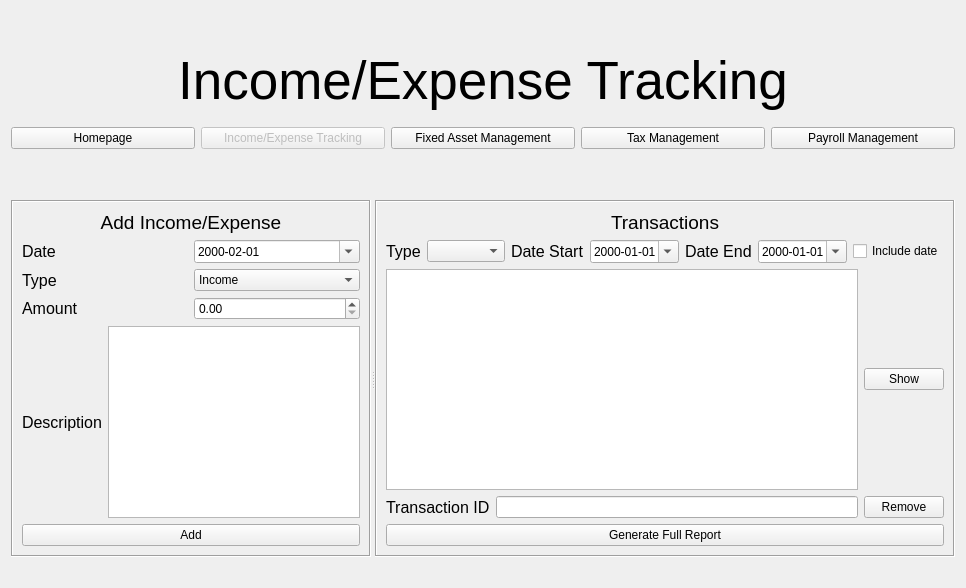
        <widget class="QWidget" name="page_2">
         <layout class="QVBoxLayout" name="verticalLayout_4">
          <item>
           <spacer name="verticalSpacer_15">
            <property name="orientation">
             <enum>Qt::Vertical</enum>
            </property>
            <property name="sizeType">
             <enum>QSizePolicy::Fixed</enum>
            </property>
            <property name="sizeHint" stdset="0">
             <size>
              <width>20</width>
              <height>40</height>
             </size>
            </property>
           </spacer>
          </item>
          <item>
           <widget class="QLabel" name="label_5">
            <property name="font">
             <font>
              <pointsize>40</pointsize>
             </font>
            </property>
            <property name="text">
             <string>Income/Expense Tracking</string>
            </property>
            <property name="alignment">
             <set>Qt::AlignCenter</set>
            </property>
           </widget>
          </item>
          <item>
           <spacer name="verticalSpacer_17">
            <property name="orientation">
             <enum>Qt::Vertical</enum>
            </property>
            <property name="sizeType">
             <enum>QSizePolicy::Fixed</enum>
            </property>
            <property name="sizeHint" stdset="0">
             <size>
              <width>20</width>
              <height>10</height>
             </size>
            </property>
           </spacer>
          </item>
          <item>
           <layout class="QHBoxLayout" name="horizontalLayout_31">
            <item>
             <widget class="QPushButton" name="homepage_in_ex">
              <property name="text">
               <string>Homepage</string>
              </property>
             </widget>
            </item>
            <item>
             <widget class="QPushButton" name="in_ex_in_ex">
              <property name="enabled">
               <bool>false</bool>
              </property>
              <property name="text">
               <string>Income/Expense Tracking</string>
              </property>
             </widget>
            </item>
            <item>
             <widget class="QPushButton" name="fixed_in_ex">
              <property name="text">
               <string>Fixed Asset Management</string>
              </property>
             </widget>
            </item>
            <item>
             <widget class="QPushButton" name="tax_in_ex">
              <property name="text">
               <string>Tax Management</string>
              </property>
             </widget>
            </item>
            <item>
             <widget class="QPushButton" name="payroll_in_ex">
              <property name="text">
               <string>Payroll Management</string>
              </property>
             </widget>
            </item>
           </layout>
          </item>
          <item>
           <spacer name="verticalSpacer_21">
            <property name="orientation">
             <enum>Qt::Vertical</enum>
            </property>
            <property name="sizeType">
             <enum>QSizePolicy::Fixed</enum>
            </property>
            <property name="sizeHint" stdset="0">
             <size>
              <width>20</width>
              <height>5</height>
             </size>
            </property>
           </spacer>
          </item>
          <item>
           <spacer name="verticalSpacer_16">
            <property name="orientation">
             <enum>Qt::Vertical</enum>
            </property>
            <property name="sizeHint" stdset="0">
             <size>
              <width>20</width>
              <height>40</height>
             </size>
            </property>
           </spacer>
          </item>
          <item>
           <widget class="QSplitter" name="splitter_2">
            <property name="orientation">
             <enum>Qt::Horizontal</enum>
            </property>
            <widget class="QFrame" name="frame">
             <property name="frameShape">
              <enum>QFrame::Box</enum>
             </property>
             <property name="frameShadow">
              <enum>QFrame::Sunken</enum>
             </property>
             <layout class="QVBoxLayout" name="verticalLayout_2">
              <item>
               <widget class="QLabel" name="label_12">
                <property name="font">
                 <font>
                  <pointsize>14</pointsize>
                 </font>
                </property>
                <property name="text">
                 <string>Add Income/Expense</string>
                </property>
                <property name="alignment">
                 <set>Qt::AlignCenter</set>
                </property>
               </widget>
              </item>
              <item>
               <layout class="QHBoxLayout" name="horizontalLayout_2">
                <item>
                 <widget class="QLabel" name="label_4">
                  <property name="font">
                   <font>
                    <pointsize>12</pointsize>
                   </font>
                  </property>
                  <property name="text">
                   <string>Date</string>
                  </property>
                  <property name="alignment">
                   <set>Qt::AlignLeading|Qt::AlignLeft|Qt::AlignVCenter</set>
                  </property>
                 </widget>
                </item>
                <item>
                 <widget class="QDateEdit" name="in_ex_date">
                  <property name="currentSection">
                   <enum>QDateTimeEdit::YearSection</enum>
                  </property>
                  <property name="displayFormat">
                   <string>yyyy-MM-dd</string>
                  </property>
                  <property name="calendarPopup">
                   <bool>true</bool>
                  </property>
                  <property name="currentSectionIndex">
                   <number>0</number>
                  </property>
                  <property name="date">
                   <date>
                    <year>2000</year>
                    <month>2</month>
                    <day>1</day>
                   </date>
                  </property>
                 </widget>
                </item>
               </layout>
              </item>
              <item>
               <layout class="QHBoxLayout" name="horizontalLayout_3">
                <item>
                 <widget class="QLabel" name="label_9">
                  <property name="font">
                   <font>
                    <pointsize>12</pointsize>
                   </font>
                  </property>
                  <property name="text">
                   <string>Type</string>
                  </property>
                  <property name="alignment">
                   <set>Qt::AlignLeading|Qt::AlignLeft|Qt::AlignVCenter</set>
                  </property>
                 </widget>
                </item>
                <item>
                 <widget class="QComboBox" name="in_ex_type">
                  <item>
                   <property name="text">
                    <string>Income</string>
                   </property>
                  </item>
                  <item>
                   <property name="text">
                    <string>Expense</string>
                   </property>
                  </item>
                 </widget>
                </item>
               </layout>
              </item>
              <item>
               <layout class="QHBoxLayout" name="horizontalLayout_4">
                <item>
                 <widget class="QLabel" name="label_10">
                  <property name="font">
                   <font>
                    <pointsize>12</pointsize>
                   </font>
                  </property>
                  <property name="text">
                   <string>Amount</string>
                  </property>
                  <property name="alignment">
                   <set>Qt::AlignLeading|Qt::AlignLeft|Qt::AlignVCenter</set>
                  </property>
                 </widget>
                </item>
                <item>
                 <widget class="QDoubleSpinBox" name="in_ex_amount">
                  <property name="accelerated">
                   <bool>true</bool>
                  </property>
                  <property name="maximum">
                   <double>999999999.990000009536743</double>
                  </property>
                  <property name="singleStep">
                   <double>50.000000000000000</double>
                  </property>
                 </widget>
                </item>
               </layout>
              </item>
              <item>
               <layout class="QHBoxLayout" name="horizontalLayout_5">
                <item>
                 <widget class="QLabel" name="label_11">
                  <property name="font">
                   <font>
                    <pointsize>12</pointsize>
                   </font>
                  </property>
                  <property name="text">
                   <string>Description</string>
                  </property>
                  <property name="alignment">
                   <set>Qt::AlignLeading|Qt::AlignLeft|Qt::AlignVCenter</set>
                  </property>
                 </widget>
                </item>
                <item>
                 <widget class="QPlainTextEdit" name="in_ex_desc"/>
                </item>
               </layout>
              </item>
              <item>
               <widget class="QPushButton" name="add_in_ex_Button">
                <property name="text">
                 <string>Add</string>
                </property>
               </widget>
              </item>
             </layout>
            </widget>
            <widget class="QFrame" name="frame_2">
             <property name="frameShape">
              <enum>QFrame::Box</enum>
             </property>
             <property name="frameShadow">
              <enum>QFrame::Sunken</enum>
             </property>
             <layout class="QVBoxLayout" name="verticalLayout_3">
              <item>
               <widget class="QLabel" name="label_13">
                <property name="font">
                 <font>
                  <pointsize>14</pointsize>
                 </font>
                </property>
                <property name="text">
                 <string>Transactions</string>
                </property>
                <property name="alignment">
                 <set>Qt::AlignCenter</set>
                </property>
               </widget>
              </item>
              <item>
               <layout class="QHBoxLayout" name="horizontalLayout_6">
                <item>
                 <widget class="QLabel" name="label_14">
                  <property name="font">
                   <font>
                    <pointsize>12</pointsize>
                   </font>
                  </property>
                  <property name="text">
                   <string>Type</string>
                  </property>
                  <property name="alignment">
                   <set>Qt::AlignLeading|Qt::AlignLeft|Qt::AlignVCenter</set>
                  </property>
                 </widget>
                </item>
                <item>
                 <widget class="QComboBox" name="in_ex_type2">
                  <property name="currentText">
                   <string notr="true"/>
                  </property>
                  <item>
                   <property name="text">
                    <string/>
                   </property>
                  </item>
                  <item>
                   <property name="text">
                    <string>All</string>
                   </property>
                  </item>
                  <item>
                   <property name="text">
                    <string>Income</string>
                   </property>
                  </item>
                  <item>
                   <property name="text">
                    <string>Expense</string>
                   </property>
                  </item>
                 </widget>
                </item>
                <item>
                 <widget class="QLabel" name="label_15">
                  <property name="font">
                   <font>
                    <pointsize>12</pointsize>
                   </font>
                  </property>
                  <property name="text">
                   <string>Date Start</string>
                  </property>
                  <property name="alignment">
                   <set>Qt::AlignLeading|Qt::AlignLeft|Qt::AlignVCenter</set>
                  </property>
                 </widget>
                </item>
                <item>
                 <widget class="QDateEdit" name="in_ex_date_start">
                  <property name="currentSection">
                   <enum>QDateTimeEdit::YearSection</enum>
                  </property>
                  <property name="displayFormat">
                   <string>yyyy-MM-dd</string>
                  </property>
                  <property name="calendarPopup">
                   <bool>true</bool>
                  </property>
                 </widget>
                </item>
                <item>
                 <widget class="QLabel" name="label_27">
                  <property name="font">
                   <font>
                    <pointsize>12</pointsize>
                   </font>
                  </property>
                  <property name="text">
                   <string>Date End</string>
                  </property>
                 </widget>
                </item>
                <item>
                 <widget class="QDateEdit" name="in_ex_date_end">
                  <property name="displayFormat">
                   <string>yyyy-MM-dd</string>
                  </property>
                  <property name="calendarPopup">
                   <bool>true</bool>
                  </property>
                 </widget>
                </item>
                <item>
                 <widget class="QCheckBox" name="checkBox">
                  <property name="text">
                   <string>Include date</string>
                  </property>
                 </widget>
                </item>
               </layout>
              </item>
              <item>
               <layout class="QHBoxLayout" name="horizontalLayout">
                <item>
                 <widget class="QTableView" name="Transactions_tableView">
                  <attribute name="verticalHeaderVisible">
                   <bool>false</bool>
                  </attribute>
                  <attribute name="verticalHeaderHighlightSections">
                   <bool>true</bool>
                  </attribute>
                 </widget>
                </item>
                <item>
                 <layout class="QVBoxLayout" name="verticalLayout">
                  <item>
                   <widget class="QPushButton" name="show_trans_Button">
                    <property name="text">
                     <string>Show</string>
                    </property>
                   </widget>
                  </item>
                 </layout>
                </item>
               </layout>
              </item>
              <item>
               <layout class="QHBoxLayout" name="horizontalLayout_8">
                <item>
                 <widget class="QLabel" name="label_16">
                  <property name="font">
                   <font>
                    <pointsize>12</pointsize>
                   </font>
                  </property>
                  <property name="text">
                   <string>Transaction ID</string>
                  </property>
                  <property name="alignment">
                   <set>Qt::AlignLeading|Qt::AlignLeft|Qt::AlignVCenter</set>
                  </property>
                 </widget>
                </item>
                <item>
                 <widget class="QLineEdit" name="trans_ID_field"/>
                </item>
                <item>
                 <widget class="QPushButton" name="remove_trans_Button">
                  <property name="text">
                   <string>Remove</string>
                  </property>
                 </widget>
                </item>
               </layout>
              </item>
              <item>
               <widget class="QPushButton" name="print_trans_Button">
                <property name="text">
                 <string>Generate Full Report</string>
                </property>
               </widget>
              </item>
             </layout>
            </widget>
           </widget>
          </item>
          <item>
           <spacer name="verticalSpacer_14">
            <property name="orientation">
             <enum>Qt::Vertical</enum>
            </property>
            <property name="sizeType">
             <enum>QSizePolicy::Fixed</enum>
            </property>
            <property name="sizeHint" stdset="0">
             <size>
              <width>20</width>
              <height>20</height>
             </size>
            </property>
           </spacer>
          </item>
         </layout>
        </widget>
